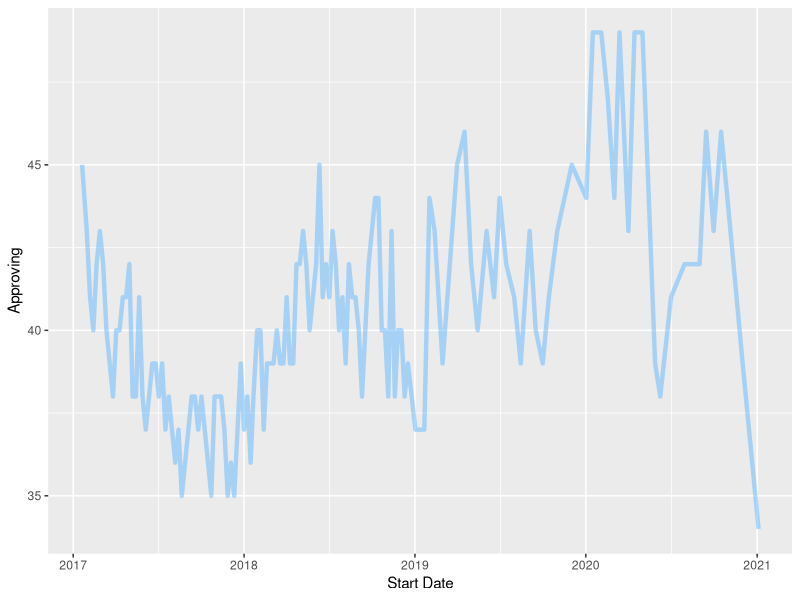
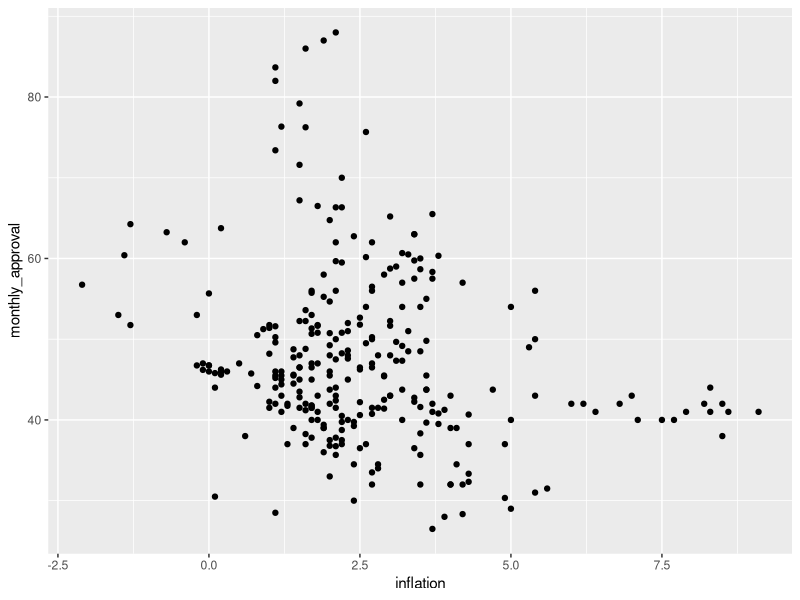
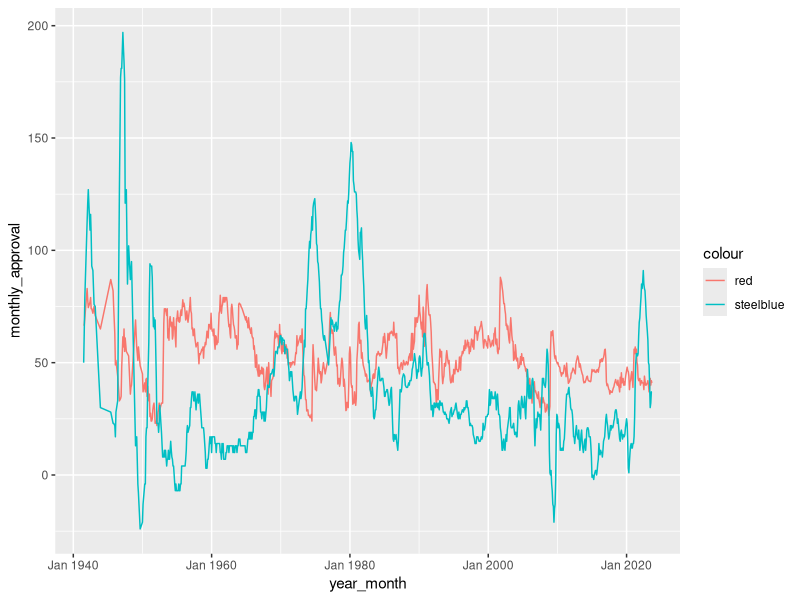

The R source for these figures, in order:
## ---- chunk 1
library(tidyverse)
library(ggplot2)
library(dplyr)
library(zoo)
library(broom)
## ---- chunk 2
inflation <- read_csv("data/Gov_50_Inflation.csv")
approval <- read_csv("data/Gov_50_Pres_Approval.csv")
## ---- chunk 3
approval |>
  filter(President == "Trump") |>
  ggplot(aes(x = `Start Date`, y = Approving)) +
  geom_line(linewidth = 1.5, alpha = 0.5, color = "steelblue1")
## ---- chunk 4
inflation <- inflation |>
  select(-Avg) |>
  pivot_longer(
    cols = `Jan`:`Dec`,
    names_to = "month",
    values_to = "inflation") |>
  mutate(year_month = as.yearmon(paste(Year, month), "%Y %b")) |>
  select(-Year, -month)
## ---- chunk 5
approval <- approval |>
  mutate(year_month = as.yearmon(`Start Date`,"%Y %b")) |>
  group_by(year_month) |>
  mutate(monthly_approval = mean(Approving))
approval
## ---- chunk 6
approval <- approval |>
  left_join(inflation) |>
  drop_na() |>
  distinct(year_month, .keep_all = TRUE)
## ---- chunk 7
approval2000 <- approval |>
  filter(year_month >= "Jan 2000")
approval2000 |>
  ggplot(aes(x = inflation, y = monthly_approval)) +
  geom_point()
## ---- chunk 8
approval |>
  ggplot() +
  geom_line(aes(x= year_month, y = monthly_approval, color = "red")) +
  geom_line(aes(x= year_month, y = inflation * 10, color = "steelblue"))
## ---- chunk 9
fit <- lm(monthly_approval ~ inflation, data = approval2000)
fit
summary(fit)
